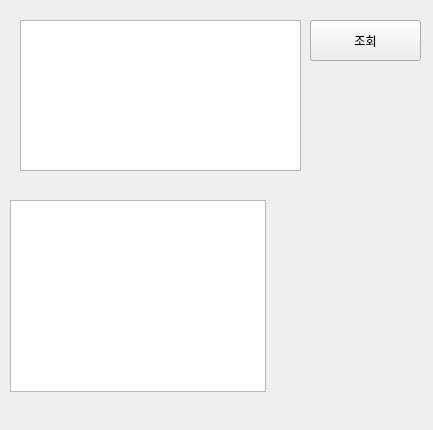
<?xml version="1.0" encoding="UTF-8"?>
<ui version="4.0">
 <class>Form</class>
 <widget class="QWidget" name="Form">
  <property name="geometry">
   <rect>
    <x>0</x>
    <y>0</y>
    <width>433</width>
    <height>430</height>
   </rect>
  </property>
  <property name="windowTitle">
   <string>OS 및 WinCCOA 상태 확인</string>
  </property>
  <widget class="QTableView" name="tableView_Version">
   <property name="geometry">
    <rect>
     <x>20</x>
     <y>20</y>
     <width>281</width>
     <height>151</height>
    </rect>
   </property>
  </widget>
  <widget class="QPushButton" name="pushButton_Search">
   <property name="geometry">
    <rect>
     <x>310</x>
     <y>20</y>
     <width>111</width>
     <height>41</height>
    </rect>
   </property>
   <property name="text">
    <string>조회</string>
   </property>
  </widget>
  <widget class="QTableWidget" name="tableWidget">
   <property name="geometry">
    <rect>
     <x>10</x>
     <y>200</y>
     <width>256</width>
     <height>192</height>
    </rect>
   </property>
  </widget>
 </widget>
 <resources/>
 <connections/>
</ui>
